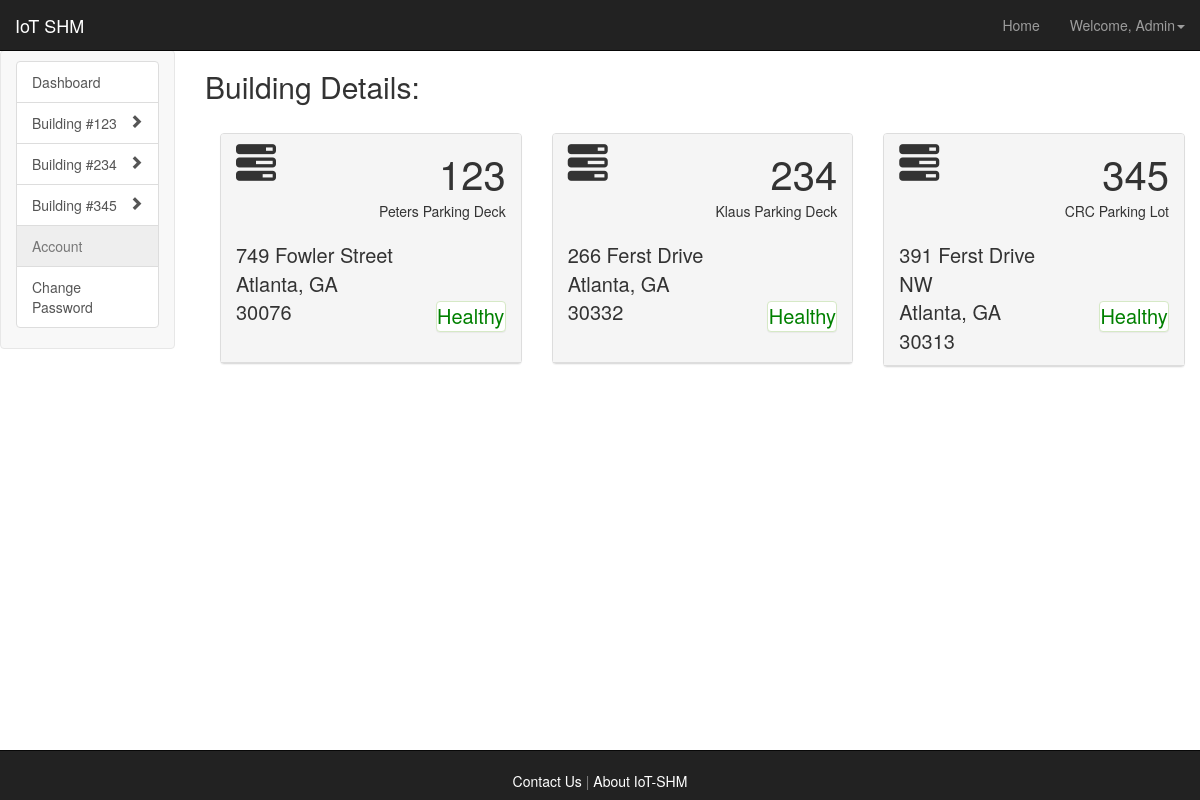
Page /iotshm/dashboard/my_buildings/ (signed in) on the committed database.
### iotshm_dashboard/models.py (models this page shows, shortened)
class Building(models.Model):
    manager = models.ForeignKey(User)
    number = models.IntegerField(primary_key=True)
    name = models.CharField(max_length=300)
    address = models.CharField(max_length=300)
    city = models.CharField(max_length=100)
    state = USStateField()
    zipcode = models.IntegerField(max_length=5)

### iotshm_dashboard/views.py (the view)
@login_required
def my_buildings(request):
    context = RequestContext(request)
    if request.user.username == 'admin':
        data = {'buildings':Building.objects.all()}
    else:
        data = {'buildings':Building.objects.filter(manager=request.user)}
    return render_to_response('iotshm_dashboard/my_buildings.html', data, context)

### templates/iotshm_dashboard/my_buildings.html (shortened to what this page needs)
{% extends 'general/sidebar.html' %}
{% load bootstrap3 %}
{% block nextto_sidebar %}
    <h2 xmlns="http://www.w3.org/1999/html">Building Details:</h2></br>
     {% for building in buildings %}
        {% if building.manager == user or user.username == 'admin' %}
           <div class="col-lg-4 col-md-6 col-sm-6">
               <div class="panel panel-default">
                   <div class="panel-heading">
                       <div class="row">
                           <div class="col-xs-3">
                               <span style="font-size: 40px" class="glyphicon glyphicon-tasks 5x"></span></br>
                           </div>
                           <div class="col-xs-9 text-right">
                                <div style="font-size: 40px">{{ building.number }}</div>
                                <div>{{ building.name }}</div>
                           </div>
                           <div class="col-xs-8">
                               </br><div style="font-size: 20px">{{ building.address }}</div>
                               <div style="font-size: 20px">{{ building.city }}, {{ building.state }}</div>
                               <div style="font-size: 20px">{{ building.zipcode }}</div>
                           </div>
                           <div class="col-xs-4 pull-right">
                               <div class="panel panel-success text-center" style="color: green;font-size: 20px">Healthy</div>
                           </div>
                       </div>
                   </div>
               </div>
           </div>
        {% endif %}
     {% endfor %}
{% endblock %}

### templates/general/sidebar.html (shortened to what this page needs)
{% extends 'general/header_footer.html' %}
{% load bootstrap3 %}
{% block inside_headerfooter %}
    <div class="col-lg-2 col-md-3 col-sm-3 sidebar-nav">
      <div class="navbar navbar-default" role="navigation">
        <div class="sidebar navbar-collapse collapse sidebar-navbar-collapse">
          <div class="list-group">
              {% url 'iotshm_dashboard:dashboard' as dashboard %}
              {% url 'iotshm_dashboard:change_password' as change_password %}
              {% url 'iotshm_dashboard:my_buildings' as my_buildings %}
              <a
                  class="list-group-item{% if request.path == dashboard %} active{% endif %}"
                  href="{{ dashboard }}">Dashboard
              </a>
              {% for building in buildings %}
                  {% url 'iotshm_dashboard:real_time' building.number as real_time %}
                  {% url 'iotshm_dashboard:building_info' building.number as building_info %}
                  {% url 'iotshm_dashboard:long_term' building.number as long_term %}
                  {% url 'iotshm_dashboard:sensors' building.number as sensors %}
                  <a
                      class="list-group-item{% if building == curr_building %} active{% endif %}"
                      {% if building == curr_building %}id = "active_building"{% endif %} value="{{ curr_building.number }}"
                        href="{{ real_time }}">Building #{{ building.number }}
                      <span class="pull-right glyphicon glyphicon-chevron-{% if building == curr_building %}down{% else %}right{% endif %}"></span>
                  </a>
              {% endfor %}
              <a type="button"  href="" class="list-group-item disabled">Account</a>
              <a
                  class="list-group-item{% if request.path == change_password %} active{% endif %}"
                  href="{{ change_password }}">Change Password
              </a>
          </div>
        </div>
      </div>
    </div>
    <div class="col-lg-10 col-md-9 col-sm-9" style="overflow:scroll;height:100%;background-color:rgba(255, 255, 255, 0.5)">
        {% block nextto_sidebar %}{% endblock %}
    </div>
{% endblock %}

### templates/general/header_footer.html (shortened to what this page needs)
{% load bootstrap3 %}
{% bootstrap_css %}
<html>
    <link href="{{ STATIC_URL }}style.css" rel="stylesheet" type="text/css"/>
    <body class="page-container" id="bgsplashcontainer">
        <div class="navbar navbar-inverse navbar-fixed-top" role="navigation">
            <div class="container-fluid">
                <div class="navbar-header">
                    <a class="navbar-brand" href="/iotshm/aboutiotshm/">IoT SHM</a>
                </div>
                <div class="navbar-collapse collapse" id="navbar-collapse collapse">
                    <ul class="nav navbar-nav navbar-right">
                        {% if user.is_authenticated %}
                            <li><a href="/iotshm/dashboard/">Home</a></li>
                            <li class="dropdown">
                                <a class="dropdown-toggle" data-toggle="dropdown" href="#">Welcome, {{ user.first_name|capfirst }}<span class="caret"></span></a>
                            </li>
                        {% else %}
                            <li><a href="/iotshm/">Home</a></li>
                            <li><a href="/iotshm/login/">Login</a></li>
                        {% endif %}
                    </ul>
                </div>
            </div>
        </div>
        <div class="row">{% block inside_headerfooter %}{% endblock %}</div>
    </body>
    <div align="center" class="navbar navbar-inverse navbar-fixed-bottom">
        </br><a align="left" href="/iotshm/contact/" style="color:white">Contact Us</a>
        <p style="display:inline; color:gray">   |   </p>
        <a align="right" href="/iotshm/aboutiotshm/" style="color:white">About IoT-SHM</a>
    </div>
</html>

### iotshm_dashboard/static/style.css (style rules this page uses)
#bgsplashcontainer { background-image:url("img/tower.jpeg"); background-repeat:no-repeat; background-size: cover; overflow: scroll; }

### templates/general/header_footer.html (style rules this page uses)
body { padding-top: 50px; padding-bottom: 50px; }

### rows in the picture
Building: number "123", name "Peters Parking Deck", address "749 Fowler Street", city "Atlanta", state "GA", zipcode "30076"
Building: number "234", name "Klaus Parking Deck", address "266 Ferst Drive", city "Atlanta", state "GA", zipcode "30332"
Building: number "345", name "CRC Parking Lot", address "391 Ferst Drive NW", city "Atlanta", state "GA", zipcode "30313"

### other values in the picture
{{ user.first_name|capfirst }} "Admin"
